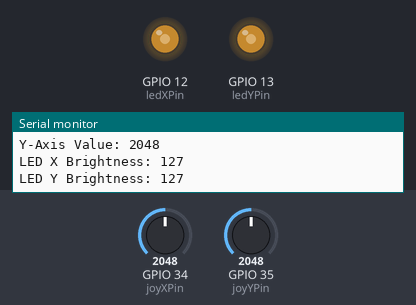
The sketch below on a simulated ESP32. On the bench: output pins drawn as LEDs (lit = HIGH), the last lines printed to the serial monitor. Inputs (shaded band) come from the test bench; at power-on: GPIO 34 (joyXPin) = 2048, GPIO 35 (joyYPin) = 2048.

Above: at 1.2 s.
1.3 s: GPIO 34 (joyXPin) set to 2866
At 2.6 s:
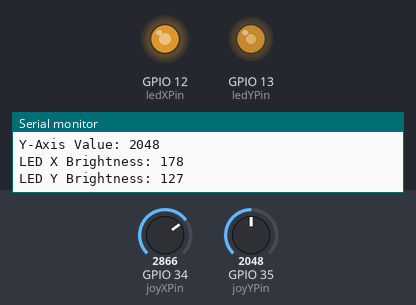
2.9 s: GPIO 35 (joyYPin) set to 2866
At 3.4 s:
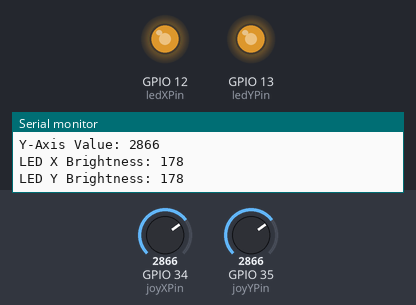
4.5 s: GPIO 34 (joyXPin) set to 3603
At 5.1 s:
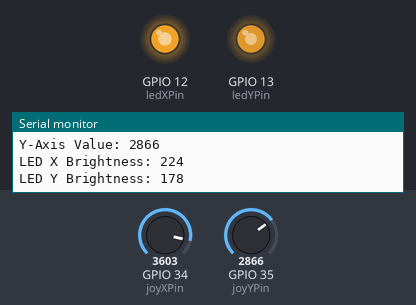
6.1 s: GPIO 35 (joyYPin) set to 3603
At 6.9 s:
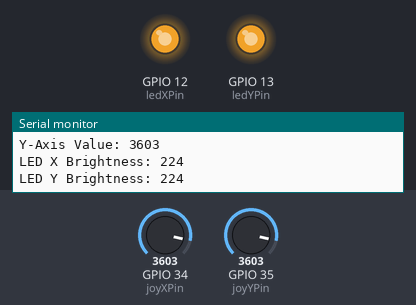
7.7 s: GPIO 34 (joyXPin) set to 2047
At 8.6 s:
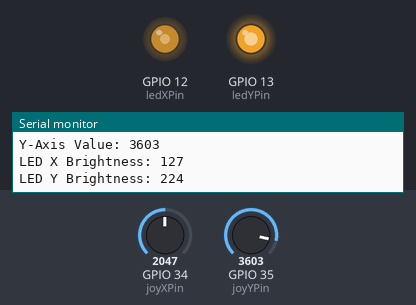
9.3 s: GPIO 35 (joyYPin) set to 491
At 10.3 s:
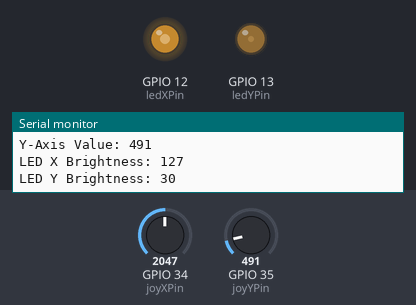
Timing chart, 0 to 11.9 s (numbered marks = the images above; inputs shaded):
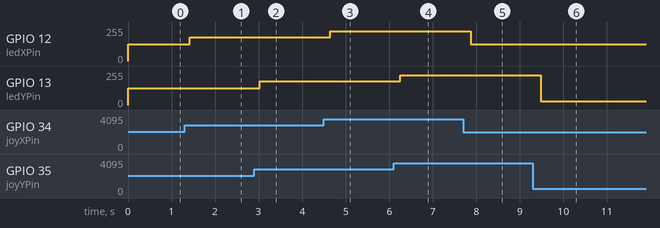

The sketch:

02-joystick.ino
```cpp
const int joyXPin = 34;
const int joyYPin = 35;
const int ledXPin = 12;
const int ledYPin = 13;

void setup() {
  pinMode(ledXPin, OUTPUT);
  pinMode(ledYPin, OUTPUT);
  Serial.begin(115200);
}

void loop() {
  int joyXValue = analogRead(joyXPin);
  int joyYValue = analogRead(joyYPin);

  int brightnessX = map(joyXValue, 0, 4095, 0, 255);
  int brightnessY = map(joyYValue, 0, 4095, 0, 255);

  analogWrite(ledXPin, brightnessX);
  analogWrite(ledYPin, brightnessY);

  Serial.printf("X-Axis Value: %d\n",joyXValue);
  Serial.printf("Y-Axis Value: %d\n",joyYValue);
  Serial.printf("LED X Brightness: %d\n",brightnessX);
  Serial.printf("LED Y Brightness: %d\n",brightnessY);
  delay(200);
}
```

Measured:
- after the input at 1.3 s, GPIO 12 (ledXPin): 127/255 → 178/255 after 0.11 s
- after the input at 2.9 s, GPIO 13 (ledYPin): 127/255 → 178/255 after 0.13 s
- after the input at 4.5 s, GPIO 12 (ledXPin): 178/255 → 224/255 after 0.14 s
- after the input at 6.1 s, GPIO 13 (ledYPin): 178/255 → 224/255 after 0.16 s
- after the input at 7.7 s, GPIO 12 (ledXPin): 224/255 → 127/255 after 0.17 s
- after the input at 9.3 s, GPIO 13 (ledYPin): 224/255 → 30/255 after 0.19 s
